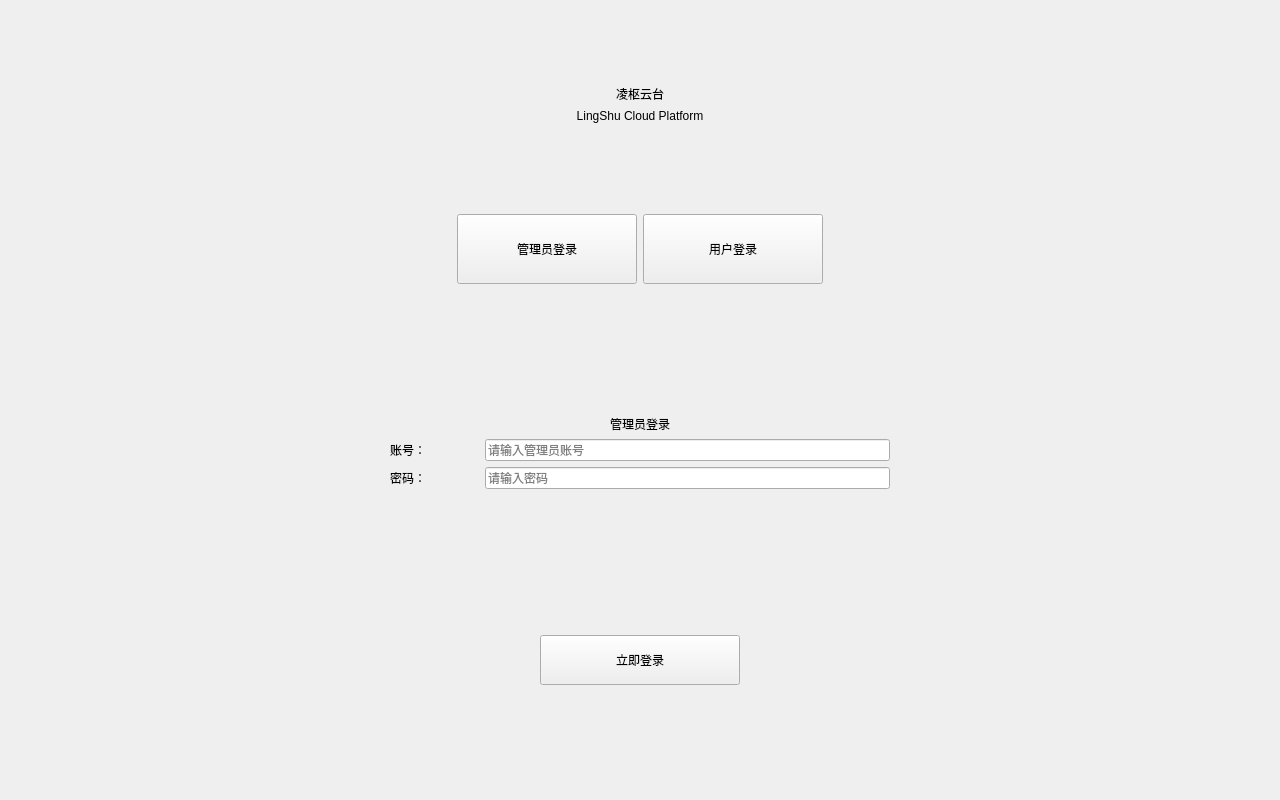
<?xml version="1.0" encoding="UTF-8"?>
<ui version="4.0">
 <class>Widget</class>
 <widget class="QWidget" name="Widget">
  <property name="geometry">
   <rect>
    <x>0</x>
    <y>0</y>
    <width>1280</width>
    <height>800</height>
   </rect>
  </property>
  <property name="minimumSize">
   <size>
    <width>1024</width>
    <height>680</height>
   </size>
  </property>
  <property name="windowTitle">
   <string>凌枢云台</string>
  </property>
  <layout class="QVBoxLayout" name="mainLayout">
   <property name="leftMargin">
    <number>0</number>
   </property>
   <property name="topMargin">
    <number>0</number>
   </property>
   <property name="rightMargin">
    <number>0</number>
   </property>
   <property name="bottomMargin">
    <number>0</number>
   </property>
   <item>
    <spacer name="topSpacer">
     <property name="orientation">
      <enum>Qt::Vertical</enum>
     </property>
     <property name="sizeHint" stdset="0">
      <size>
       <width>20</width>
       <height>80</height>
      </size>
     </property>
    </spacer>
   </item>
   <item>
    <widget class="QLabel" name="titleLabel">
     <property name="text">
      <string>凌枢云台</string>
     </property>
     <property name="alignment">
      <set>Qt::AlignCenter</set>
     </property>
    </widget>
   </item>
   <item>
    <widget class="QLabel" name="subtitleLabel">
     <property name="text">
      <string>LingShu Cloud Platform</string>
     </property>
     <property name="alignment">
      <set>Qt::AlignCenter</set>
     </property>
    </widget>
   </item>
   <item>
    <spacer name="afterTitleSpacer">
     <property name="orientation">
      <enum>Qt::Vertical</enum>
     </property>
     <property name="sizeHint" stdset="0">
      <size>
       <width>20</width>
       <height>40</height>
      </size>
     </property>
    </spacer>
   </item>
   <item>
    <layout class="QHBoxLayout" name="btnRowLayout">
     <item>
      <spacer name="btnLeftSpacer">
       <property name="orientation">
        <enum>Qt::Horizontal</enum>
       </property>
       <property name="sizeHint" stdset="0">
        <size>
         <width>40</width>
         <height>20</height>
        </size>
       </property>
      </spacer>
     </item>
     <item>
      <widget class="QPushButton" name="GmBtn">
       <property name="minimumSize">
        <size>
         <width>180</width>
         <height>70</height>
        </size>
       </property>
       <property name="text">
        <string>管理员登录</string>
       </property>
      </widget>
     </item>
     <item>
      <widget class="QPushButton" name="UserBtn">
       <property name="minimumSize">
        <size>
         <width>180</width>
         <height>70</height>
        </size>
       </property>
       <property name="text">
        <string>用户登录</string>
       </property>
      </widget>
     </item>
     <item>
      <spacer name="btnRightSpacer">
       <property name="orientation">
        <enum>Qt::Horizontal</enum>
       </property>
       <property name="sizeHint" stdset="0">
        <size>
         <width>40</width>
         <height>20</height>
        </size>
       </property>
      </spacer>
     </item>
    </layout>
   </item>
   <item>
    <spacer name="beforeFormSpacer">
     <property name="orientation">
      <enum>Qt::Vertical</enum>
     </property>
     <property name="sizeHint" stdset="0">
      <size>
       <width>20</width>
       <height>40</height>
      </size>
     </property>
    </spacer>
   </item>
   <item>
    <layout class="QHBoxLayout" name="formRowLayout">
     <item>
      <spacer name="formLeftSpacer">
       <property name="orientation">
        <enum>Qt::Horizontal</enum>
       </property>
       <property name="sizeHint" stdset="0">
        <size>
         <width>200</width>
         <height>20</height>
        </size>
       </property>
      </spacer>
     </item>
     <item>
      <widget class="QStackedWidget" name="stackedWidget">
       <property name="minimumSize">
        <size>
         <width>600</width>
         <height>340</height>
        </size>
       </property>
       <property name="maximumSize">
        <size>
         <width>600</width>
         <height>340</height>
        </size>
       </property>
       <property name="currentIndex">
        <number>0</number>
       </property>
       <widget class="QWidget" name="page">
        <layout class="QVBoxLayout" name="pageVLayout">
         <property name="leftMargin">
          <number>50</number>
         </property>
         <property name="topMargin">
          <number>40</number>
         </property>
         <property name="rightMargin">
          <number>50</number>
         </property>
         <property name="bottomMargin">
          <number>30</number>
         </property>
         <item>
          <widget class="QLabel" name="gmFormTitleLabel">
           <property name="text">
            <string>管理员登录</string>
           </property>
           <property name="alignment">
            <set>Qt::AlignCenter</set>
           </property>
          </widget>
         </item>
         <item>
          <layout class="QHBoxLayout" name="horizontalLayout_2">
           <property name="spacing">
            <number>15</number>
           </property>
           <item>
            <widget class="QLabel" name="label">
             <property name="minimumSize">
              <size>
               <width>80</width>
               <height>0</height>
              </size>
             </property>
             <property name="text">
              <string>账号：</string>
             </property>
            </widget>
           </item>
           <item>
            <widget class="QLineEdit" name="GmLineEdit">
             <property name="placeholderText">
              <string>请输入管理员账号</string>
             </property>
            </widget>
           </item>
          </layout>
         </item>
         <item>
          <layout class="QHBoxLayout" name="horizontalLayout_3">
           <property name="spacing">
            <number>15</number>
           </property>
           <item>
            <widget class="QLabel" name="label_2">
             <property name="minimumSize">
              <size>
               <width>80</width>
               <height>0</height>
              </size>
             </property>
             <property name="text">
              <string>密码：</string>
             </property>
            </widget>
           </item>
           <item>
            <widget class="QLineEdit" name="GmPwdLineEdit">
             <property name="echoMode">
              <enum>QLineEdit::Password</enum>
             </property>
             <property name="placeholderText">
              <string>请输入密码</string>
             </property>
            </widget>
           </item>
          </layout>
         </item>
         <item>
          <spacer name="gmBtnSpacer">
           <property name="orientation">
            <enum>Qt::Vertical</enum>
           </property>
           <property name="sizeHint" stdset="0">
            <size>
             <width>20</width>
             <height>20</height>
            </size>
           </property>
          </spacer>
         </item>
         <item>
          <layout class="QHBoxLayout" name="gmBtnLayout">
           <item>
            <spacer name="gmBtnLeftSpacer">
             <property name="orientation">
              <enum>Qt::Horizontal</enum>
             </property>
             <property name="sizeHint" stdset="0">
              <size>
               <width>40</width>
               <height>20</height>
              </size>
             </property>
            </spacer>
           </item>
           <item>
            <widget class="QPushButton" name="GmLoginBtn">
             <property name="minimumSize">
              <size>
               <width>200</width>
               <height>50</height>
              </size>
             </property>
             <property name="text">
              <string>立即登录</string>
             </property>
            </widget>
           </item>
           <item>
            <spacer name="gmBtnRightSpacer">
             <property name="orientation">
              <enum>Qt::Horizontal</enum>
             </property>
             <property name="sizeHint" stdset="0">
              <size>
               <width>40</width>
               <height>20</height>
              </size>
             </property>
            </spacer>
           </item>
          </layout>
         </item>
        </layout>
       </widget>
       <widget class="QWidget" name="page_2">
        <layout class="QVBoxLayout" name="page2VLayout">
         <property name="leftMargin">
          <number>50</number>
         </property>
         <property name="topMargin">
          <number>40</number>
         </property>
         <property name="rightMargin">
          <number>50</number>
         </property>
         <property name="bottomMargin">
          <number>30</number>
         </property>
         <item>
          <widget class="QLabel" name="userFormTitleLabel">
           <property name="text">
            <string>用户登录</string>
           </property>
           <property name="alignment">
            <set>Qt::AlignCenter</set>
           </property>
          </widget>
         </item>
         <item>
          <layout class="QHBoxLayout" name="horizontalLayout_4">
           <property name="spacing">
            <number>15</number>
           </property>
           <item>
            <widget class="QLabel" name="label_3">
             <property name="minimumSize">
              <size>
               <width>80</width>
               <height>0</height>
              </size>
             </property>
             <property name="text">
              <string>账号：</string>
             </property>
            </widget>
           </item>
           <item>
            <widget class="QLineEdit" name="UserLineEdit">
             <property name="placeholderText">
              <string>请输入用户名</string>
             </property>
            </widget>
           </item>
          </layout>
         </item>
         <item>
          <layout class="QHBoxLayout" name="horizontalLayout_5">
           <property name="spacing">
            <number>15</number>
           </property>
           <item>
            <widget class="QLabel" name="label_4">
             <property name="minimumSize">
              <size>
               <width>80</width>
               <height>0</height>
              </size>
             </property>
             <property name="text">
              <string>密码：</string>
             </property>
            </widget>
           </item>
           <item>
            <widget class="QLineEdit" name="UserPwdLineEdit">
             <property name="echoMode">
              <enum>QLineEdit::Password</enum>
             </property>
             <property name="placeholderText">
              <string>请输入密码</string>
             </property>
            </widget>
           </item>
          </layout>
         </item>
         <item>
          <spacer name="userBtnSpacer">
           <property name="orientation">
            <enum>Qt::Vertical</enum>
           </property>
           <property name="sizeHint" stdset="0">
            <size>
             <width>20</width>
             <height>20</height>
            </size>
           </property>
          </spacer>
         </item>
         <item>
          <layout class="QHBoxLayout" name="userBtnLayout">
           <item>
            <spacer name="userBtnLeftSpacer">
             <property name="orientation">
              <enum>Qt::Horizontal</enum>
             </property>
             <property name="sizeHint" stdset="0">
              <size>
               <width>40</width>
               <height>20</height>
              </size>
             </property>
            </spacer>
           </item>
           <item>
            <widget class="QPushButton" name="userLoginBtn">
             <property name="minimumSize">
              <size>
               <width>200</width>
               <height>50</height>
              </size>
             </property>
             <property name="text">
              <string>立即登录</string>
             </property>
            </widget>
           </item>
           <item>
            <spacer name="userBtnRightSpacer">
             <property name="orientation">
              <enum>Qt::Horizontal</enum>
             </property>
             <property name="sizeHint" stdset="0">
              <size>
               <width>40</width>
               <height>20</height>
              </size>
             </property>
            </spacer>
           </item>
          </layout>
         </item>
        </layout>
       </widget>
      </widget>
     </item>
     <item>
      <spacer name="formRightSpacer">
       <property name="orientation">
        <enum>Qt::Horizontal</enum>
       </property>
       <property name="sizeHint" stdset="0">
        <size>
         <width>200</width>
         <height>20</height>
        </size>
       </property>
      </spacer>
     </item>
    </layout>
   </item>
   <item>
    <spacer name="bottomSpacer">
     <property name="orientation">
      <enum>Qt::Vertical</enum>
     </property>
     <property name="sizeHint" stdset="0">
      <size>
       <width>20</width>
       <height>80</height>
      </size>
     </property>
    </spacer>
   </item>
  </layout>
 </widget>
 <layoutdefault spacing="6" margin="11"/>
 <resources/>
 <connections/>
</ui>
